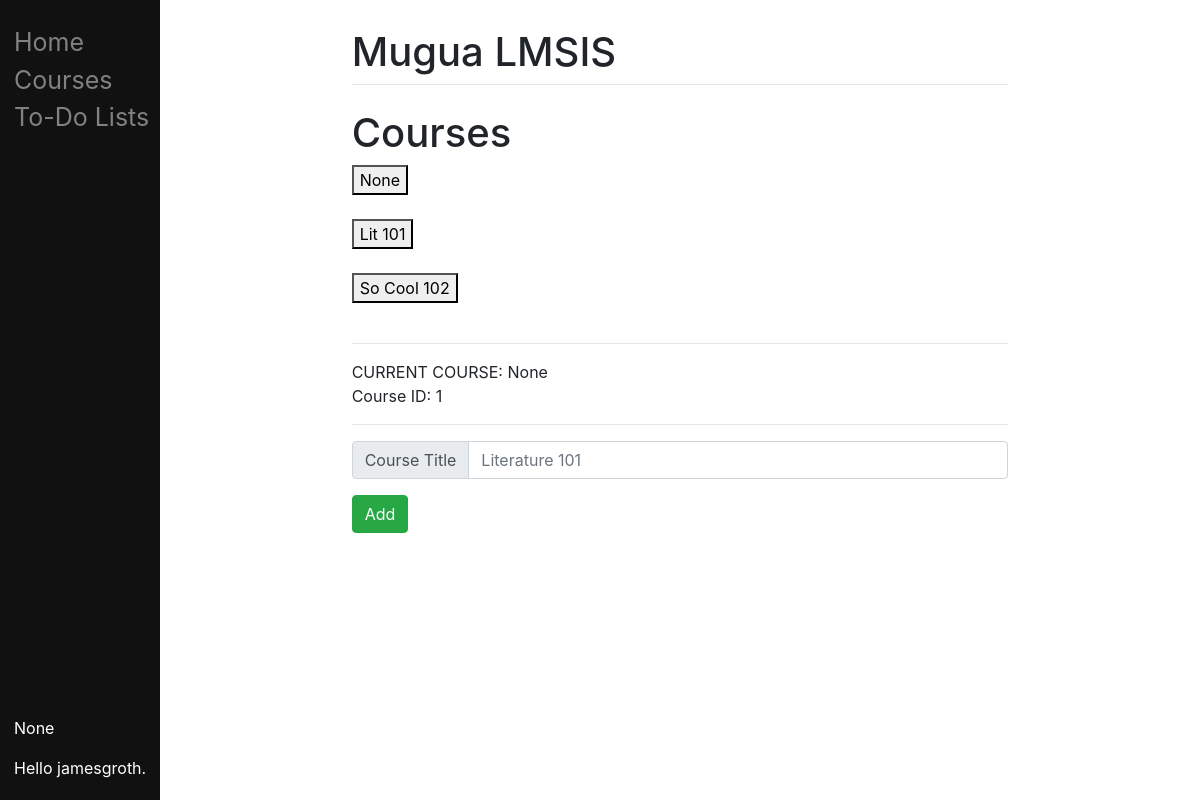
The app's page /courses/ (signed in), older data.
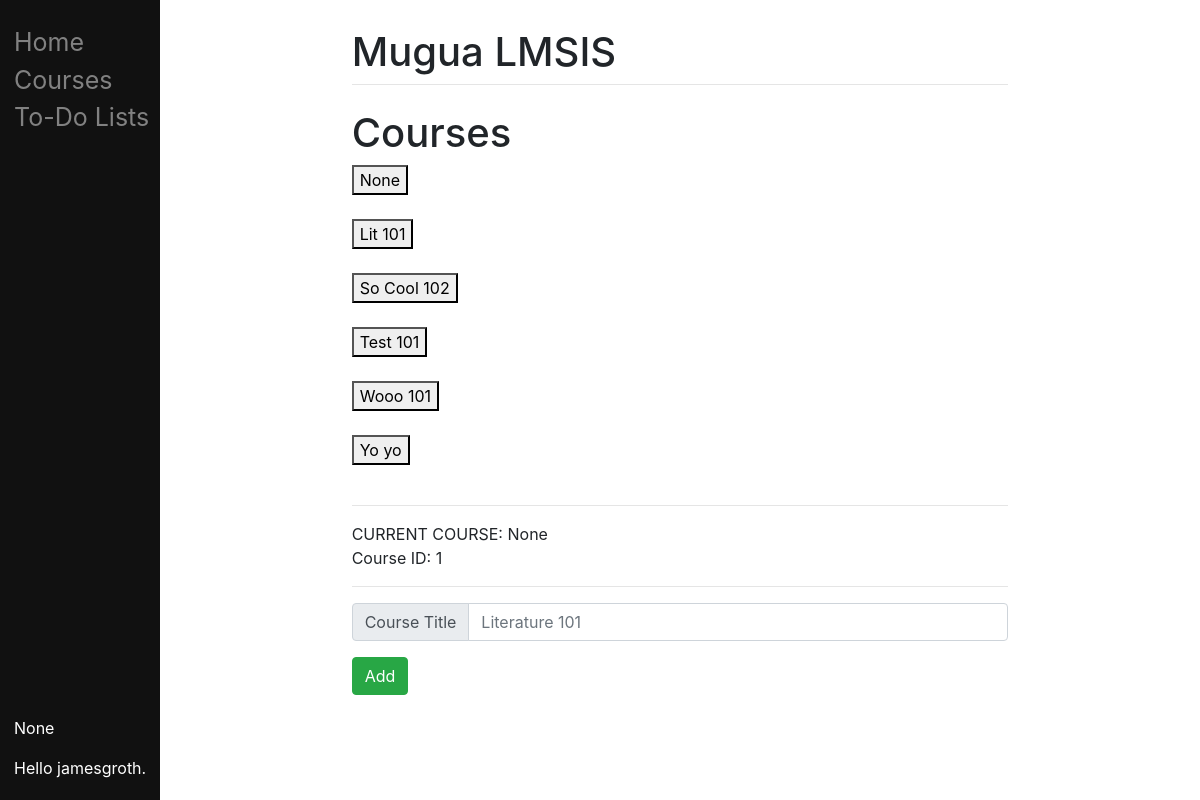
The same page, newer data.
### main/models.py (models this page shows, shortened)
class Course(models.Model):
    title = models.CharField(max_length=200, null=True)
    teacher = models.ForeignKey(User, on_delete=models.CASCADE, related_name="teacherscourse", null=True)

### main/views.py (the view, shortened to what this page needs)
# urls.py: path("courses/", views.courses, name="courses"),
def courses(response):
    current_course = response.session.get('current_course')
    current_course_id = response.session.get('current_course_id')
    if current_course is None:
        current_course = 'None'
    if current_course_id is None:
        current_course_id = 0
    response.session['current_course'] = current_course
    response.session['current_course_id'] = current_course_id
    return render(response, "main/courses.html", {"teacherscourse": response.user.teacherscourse})

### main/templates/main/courses.html (shortened to what this page needs)
{% extends "main/base.html" %}
{% block content %}
<h1>Courses</h1>
{% if not teacherscourse.all %}
<p>No courses yet.</p>
{% else %}
    <form method="POST" action="#">
        <button type="submit" name="changeCurrentCourse" value="None">None</button><br /><br />
    </form>
        {% for course in teacherscourse.all %}
            <form method="POST" action="#">
                <button type="submit" name="changeCurrentCourse" value="{{course.title}}">{{course.title}}</button><br /><br />
            </form>
        {% endfor %}
{% endif %}
<hr />
CURRENT COURSE:
{{ request.session.current_course }}<br />
Course ID: {{ request.session.current_course_id}}
<hr />
<form method="post" action="#">
    <div class="container">
        <div class="row mb-3">
            <div class="input-group">
                <div class="input-group-prepend">
                    <div class="input-group-text">Course Title</div>
                </div>
                <input type="text" name="title" class="form-control" id="inlineFormInputGroupUsername" placeholder="Literature 101" required>
            </div>
        </div>
        <div class="row mb-1">
            <button type="submit" name="addCourse" value="addCourse" class="btn btn-success">Add</button>
        </div>
    </div>
</form>
{% endblock %}

### main/templates/main/base.html (shortened to what this page needs)
<!DOCTYPE html>
<html lang="en">
<head>
    <link rel="stylesheet" href="https://cdn.jsdelivr.net/npm/bootstrap@4.3.1/dist/css/bootstrap.min.css">
    {% load static %}
    <link rel="stylesheet" type="text/css" href="{% static 'main/styles.css' %}" />
</head>
<body>
    <div class="d-flex flex-column sidenav">
        <div class="p-1">
            <a href="/">Home</a>
            <a href="/courses">Courses</a>
            <a href="/tdl">To-Do Lists</a>
        </div>
        {% if user.is_authenticated %}
        <div class="mt-auto p-1 userinfo">
            <p>{{request.session.current_course}}</p>
            <p>Hello {{user.get_username}}.</p>
        </div>
        {% endif %}
    </div>
    <div class="main" id="content" name="content">
        <div class="row justify-content-center">
            <div class="col-8">
                <h1 class="mt-2">Mugua LMSIS</h1>
                <hr class="mt-0 mb-4" />
                {% block content %}
                {% endblock %}
            </div>
        </div>
</body>
</html>

### main/static/main/styles.css (style rules this page uses)
.sidenav { height: 100%; width: 160px; position: fixed; z-index: 1; top: 0; left: 0; background-color: #111; overflow-x: hidden; padding-top: 20px; padding-left: 10px; }
.sidenav a { text-decoration: none; color: #818181; font-size: 25px; display: block; }
.userinfo { color: #fff; }
.main { margin-left: 160px; padding: 20px; }

Row changes from the older to the newer data that the page shows:
added Course: title "Test 101"
added Course: title "Wooo 101"
added Course: title "Yo yo"
